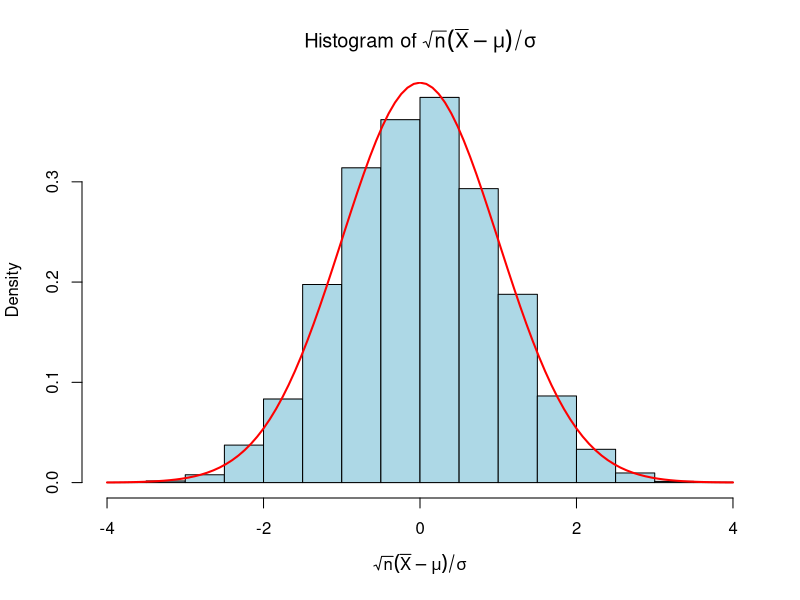
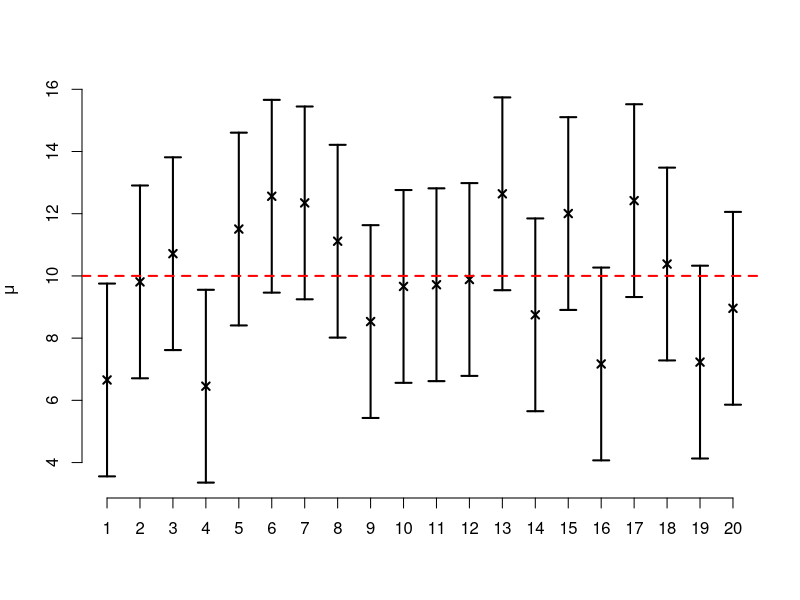

Reproduce these figures in R, in order.
### 分散既知における平均の区間推定
## 正規標本から標本平均と平均の100(1-alpha)%信頼区間の上端・下端を
## 計算する関数の作成
myest <- function(x, sigma, alpha=0.05){
    n <- length(x)  # データ数
    xbar <- mean(x) # 標本平均
    ui <- xbar + qnorm(1-alpha/2)*sigma/sqrt(n) # 上側信頼限界
    li <- xbar - qnorm(1-alpha/2)*sigma/sqrt(n) # 下側信頼限界
    return(c(xbar=xbar, ui=ui, li=li))
}
## Monte-Carlo実験
set.seed(111) # 乱数のシード値の指定
mu <- 10    # 平均
sigma <- 5  # 標準偏差
n <- 10     # データ数
mc <- 10000 # シミュレーション回数
result <- as.data.frame(t(
    replicate(mc, myest(rnorm(n, mean=mu, sd=sigma),sigma))
))
## sqrt(n)*(xbar-mu)/sigmaが標準正規分布に従うことの確認
hist(sqrt(n)*(result$xbar-mu)/sigma, freq=FALSE, 
     col="lightblue", xlab=expression(sqrt(n)*(bar(X)-mu)/sigma),
     main=expression(paste("Histogram of ", sqrt(n)*(bar(X)-mu)/sigma)))
curve(dnorm, add=TRUE, col="red", lwd=2)
## 真の平均muが95%信頼区間に含まれている割合が約95%であることの確認
with(result,sum((mu<=ui & mu>=li)))/mc
## はじめの20個の信頼区間の可視化 (plotrixパッケージを利用)
if(!require(plotrix)) { # パッケージの読み込み
    install.packages("plotrix") 
    library(plotrix)
}
with(result, # 信頼区間と標本平均の図示
     plotCI(1:20, xbar[1:20], ui=ui[1:20], li=li[1:20],
            pch=4, axes=FALSE, xlab="", ylab=expression(mu), lwd=2)) 
axis(1, 1:20, 1:20) # x軸の追加
axis(2) # y軸の追加
abline(h=mu, col="red", lty="dashed", lwd=2) # 真の平均の図示
